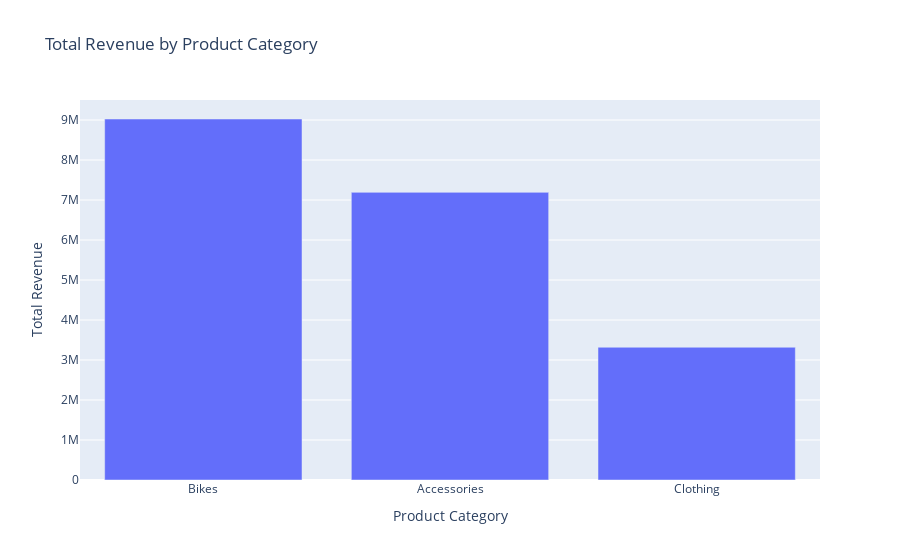

The code cell stored with this chart in its notebook:
### Code cell
# Revenue by Product Category using plotly.express


plt.figure(figsize=(10, 6))
category_revenue = df.groupby('Product Category')['Revenue'].sum().sort_values(ascending=False).reset_index()

fig = px.bar(category_revenue, x='Product Category', y='Revenue', title='Total Revenue by Product Category')
fig.update_layout(xaxis_title='Product Category', yaxis_title='Total Revenue')
fig.show()

### Figure 1 — Plotly figure (JSON) as saved in the notebook; plotly's stock layout.template omitted (floating-point values rounded to 4 significant figures)
{"data": [{"alignmentgroup": "True", "hovertemplate": "Product Category=%{x}<br>Revenue=%{y}<extra></extra>", "legendgroup": "", "marker": {"color": "#636efa", "pattern": {"shape": ""}}, "name": "", "offsetgroup": "", "orientation": "v", "showlegend": false, "textposition": "auto", "type": "bar", "x": ["Bikes", "Accessories", "Clothing"], "xaxis": "x", "y": [9026078, 7191609, 3318948], "yaxis": "y"}], "layout": {"barmode": "relative", "legend": {"tracegroupgap": 0}, "title": {"text": "Total Revenue by Product Category"}, "xaxis": {"anchor": "y", "domain": [0, 1], "title": {"text": "Product Category"}}, "yaxis": {"anchor": "x", "domain": [0, 1], "title": {"text": "Total Revenue"}}}}
